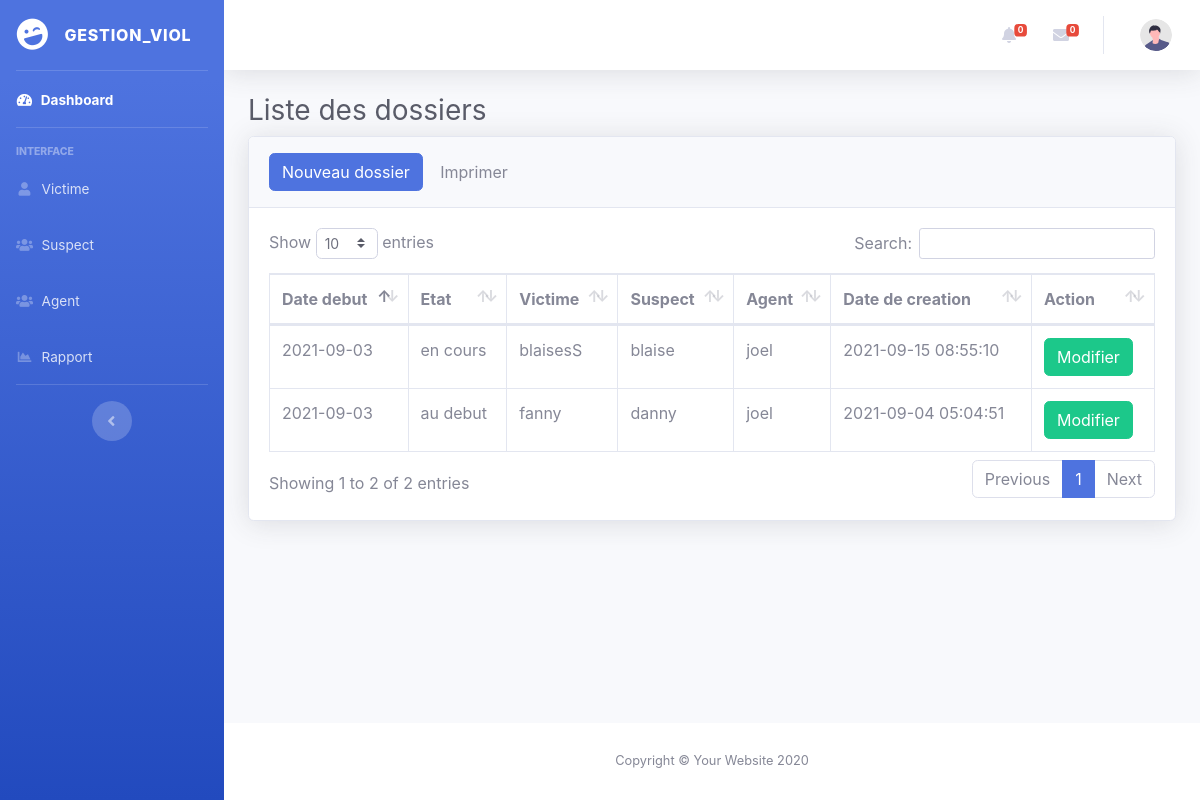
The app's page /dossier.php with its own data.
### tables this page shows
CREATE TABLE `viol` (
  `id` int(11) NOT NULL,
  `datedebut` varchar(20) NOT NULL,
  `etat` varchar(50) NOT NULL,
  `victime` varchar(50) NOT NULL,
  `suspect` varchar(50) NOT NULL,
  `agent` varchar(50) NOT NULL,
  `created_at` timestamp NOT NULL DEFAULT current_timestamp() ON UPDATE current_timestamp()
);

### dossier.php (the view, shortened to what this page needs)
<?php
include'config/database.php';
$recup = $db->query("SELECT * FROM viol");
?>
<!DOCTYPE html>
<html lang="en">
<head>
    <link href="vendor/fontawesome-free/css/all.min.css" rel="stylesheet" type="text/css">
    <link href="css/sb-admin-2.min.css" rel="stylesheet">
    <link href="vendor/datatables/dataTables.bootstrap4.min.css" rel="stylesheet">
</head>
<body id="page-top">
    <div id="wrapper">
        <?php include'partials/_menu.php';?>
        <div id="content-wrapper" class="d-flex flex-column">
            <div id="content">
                <?php include'partials/_nav.php';?>
                <div class="container-fluid">
                    <h1 class="h3 mb-2 text-gray-800">Liste des dossiers</h1>
                    <div class="card shadow mb-4">
                        <div class="card-header py-3">
                            <a class="btn btn-primary" class="dropdown-item" class="#" href="#" data-toggle="modal" data-target="#vict">Nouveau dossier
            </a>
            <a class="btn btn-default" href="fpdf/tutorial/dossier.php">Imprimer</a>
                        </div>
                        <div class="card-body">
                            <div class="table-responsive">
                                <table class="table table-bordered" id="dataTable" width="100%" cellspacing="0">
                                    <thead>
                                        <tr>
                                            <th>Date debut</th>
                                            <th>Etat</th>
                                            <th>Victime</th>
                                            <th>Suspect</th>
                                            <th>Agent</th>
                                            <th>Date de creation</th>
                                            <th>Action</th>
                                        </tr>
                                    </thead>
                                    <tbody>
                                    <?php while ($a= $recup->fetch())  {?>
                                        <tr>
                                            <td><?=$a['datedebut'];?></td>
                                            <td><?=$a['etat'];?></td>
                                            <td><?=$a['victime'];?></td>
                                            <td><?=$a['suspect'];?></td>
                                            <td><?=$a['agent'];?></td>
                                            <td><?=$a['created_at'];?></td>
                                            <td>
                                            <a class="btn btn-success" class="dropdown-item" class="#" href="#" data-toggle="modal" data-target="#vict<?=$a['id'];?>">Modifier
            </a>
                                            </td>
                                        </tr>
                                        <?php } ?>
                                    </tbody>
                                </table>
                            </div>
                        </div>
                    </div>
                </div>
            </div>
            <footer class="sticky-footer bg-white">
                <div class="container my-auto">
                    <div class="copyright text-center my-auto">
                        <span>Copyright &copy; Your Website 2020</span>
                    </div>
                </div>
            </footer>
        </div>
    </div>
</body>
</html>

### partials/_menu.php
<ul class="navbar-nav bg-gradient-primary sidebar sidebar-dark accordion" id="accordionSidebar">
            <a class="sidebar-brand d-flex align-items-center justify-content-center" href="#">
                <div class="sidebar-brand-icon rotate-n-15">
                    <i class="fas fa-laugh-wink"></i>
                </div>
                <div class="sidebar-brand-text mx-3">Gestion_viol <sup></sup></div>
            </a>
            <hr class="sidebar-divider my-0">
            <li class="nav-item active">
                <a class="nav-link" href="index.php">
                    <i class="fas fa-fw fa-tachometer-alt"></i>
                    <span>Dashboard</span></a>
            </li>
            <hr class="sidebar-divider">
            <div class="sidebar-heading">
                Interface
            </div>
            <li class="nav-item">
                <a class="nav-link" href="victime.php">
                    <i class="fas fa-fw fa-user"></i>
                    <span>Victime</span></a>
            </li>
            <li class="nav-item">
                <a class="nav-link" href="suspect.php">
                    <i class="fas fa-fw fa-users"></i>
                    <span>Suspect</span></a>
            </li>
            <li class="nav-item">
                <a class="nav-link" href="agent.php">
                    <i class="fas fa-fw fa-users"></i>
                    <span>Agent</span></a>
            </li>
            <li class="nav-item">
                <a class="nav-link" href="dossier.php">
                    <i class="fas fa-fw fa-chart-area"></i>
                    <span>Rapport</span></a>
            </li>
            <hr class="sidebar-divider d-none d-md-block">
            <div class="text-center d-none d-md-inline">
                <button class="rounded-circle border-0" id="sidebarToggle"></button>
            </div>
        </ul>

### partials/_nav.php (shortened to what this page needs)
<nav class="navbar navbar-expand navbar-light bg-white topbar mb-4 static-top shadow">
<ul class="navbar-nav ml-auto">
    <li class="nav-item dropdown no-arrow mx-1">
        <a class="nav-link dropdown-toggle" href="#" id="alertsDropdown" role="button" data-toggle="dropdown" aria-haspopup="true" aria-expanded="false">
            <i class="fas fa-bell fa-fw"></i>
            <span class="badge badge-danger badge-counter">0</span>
        </a>
    </li>
    <li class="nav-item dropdown no-arrow mx-1">
        <a class="nav-link dropdown-toggle" href="#" id="messagesDropdown" role="button" data-toggle="dropdown" aria-haspopup="true" aria-expanded="false">
            <i class="fas fa-envelope fa-fw"></i>
            <span class="badge badge-danger badge-counter">0</span>
        </a>
    </li>
    <li class="nav-item dropdown no-arrow">
        <a class="nav-link dropdown-toggle" href="#" id="userDropdown" role="button" data-toggle="dropdown" aria-haspopup="true" aria-expanded="false">
            <img class="img-profile rounded-circle" src="img/undraw_profile.svg">
        </a>
    </li>
</ul>
</nav>

### records on screen
viol: datedebut "2021-09-03", etat "en cours", victime "blaisesS", suspect "blaise", agent "joel", created_at "2021-09-15 08:55:10"
viol: datedebut "2021-09-03", etat "au debut", victime "fanny", suspect "danny", agent "joel", created_at "2021-09-04 05:04:51"
